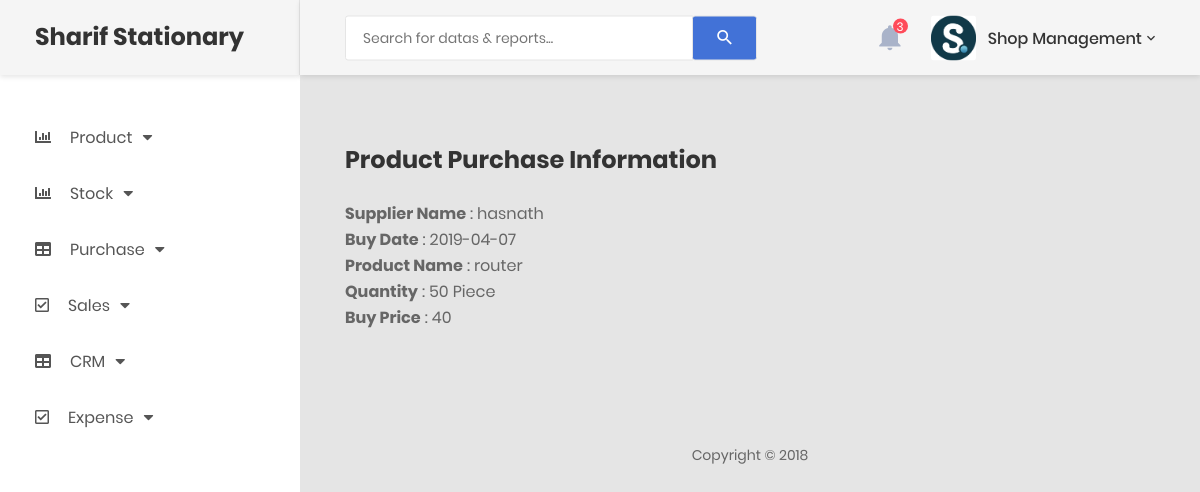
Screenshot of /inc.process/view_purchase_details.php?id=3 (signed in) with the database file from the repository.
### tables this page shows
CREATE TABLE `purchase` (
  `id` int(11) NOT NULL,
  `supplier_name` text NOT NULL,
  `order_date` date NOT NULL,
  `product_name` varchar(30) NOT NULL,
  `qty` text NOT NULL,
  `unit_type` varchar(50) NOT NULL,
  `buy_price` text NOT NULL
);

### inc.process/view_purchase_details.php (the view, shortened to what this page needs)
<?php
require 'header.php';
$edit_id=$_GET['id'];
$query="select * from purchase where id='$edit_id' ";
$query_run=mysqli_query($connect ,  $query);
if($query_run){
    while($row=mysqli_fetch_array($query_run)){
        $order_date=$row['order_date'];
        $supplier_name=$row['supplier_name'];
        $product_name=$row['product_name'];
        $qty=$row['qty'];
        $unit_type=$row['unit_type'];
        $buy_price=$row['buy_price'];
    }
}
?>
            <div class="main-content">
                <div class="section__content section__content--p30">
                    <div class="container-fluid">
                            <div class="row m-t-30">
                            <div class="col-md-12">
                                <div class="table-responsive m-b-40">
                                    <table class="table table-borderless table-data3">
                                        <h3>Product Purchase Information</h3>
                                        <br>
                                        <p><b>Supplier Name</b> : <?php echo $supplier_name; ?></p>
                                        <p><b>Buy Date</b> : <?php echo $order_date; ?></p>
                                        <p><b>Product Name</b> : <?php echo $product_name; ?></p>
                                        <p><b>Quantity</b> : <?php echo $qty .' '. $unit_type;; ?></p>
                                        <p><b>Buy Price</b> : <?php echo $buy_price; ?></p>
                                        <br>
                                    </table>
                                </div>
                                <br>
                            </div>
                        </div>
                        <div class="row">
                            <div class="col-md-12">
                                <div class="copyright">
                                    <p>Copyright © 2018 </p>
                                </div>
                            </div>
                        </div>
                    </div>
                </div>
            </div>
        </div>
    </div>
    <?php require 'footer.php' ?>

### rows the page displays
purchase: supplier_name "hasnath", order_date "2019-04-07", product_name "router", qty "50", unit_type "Piece", buy_price "40"
